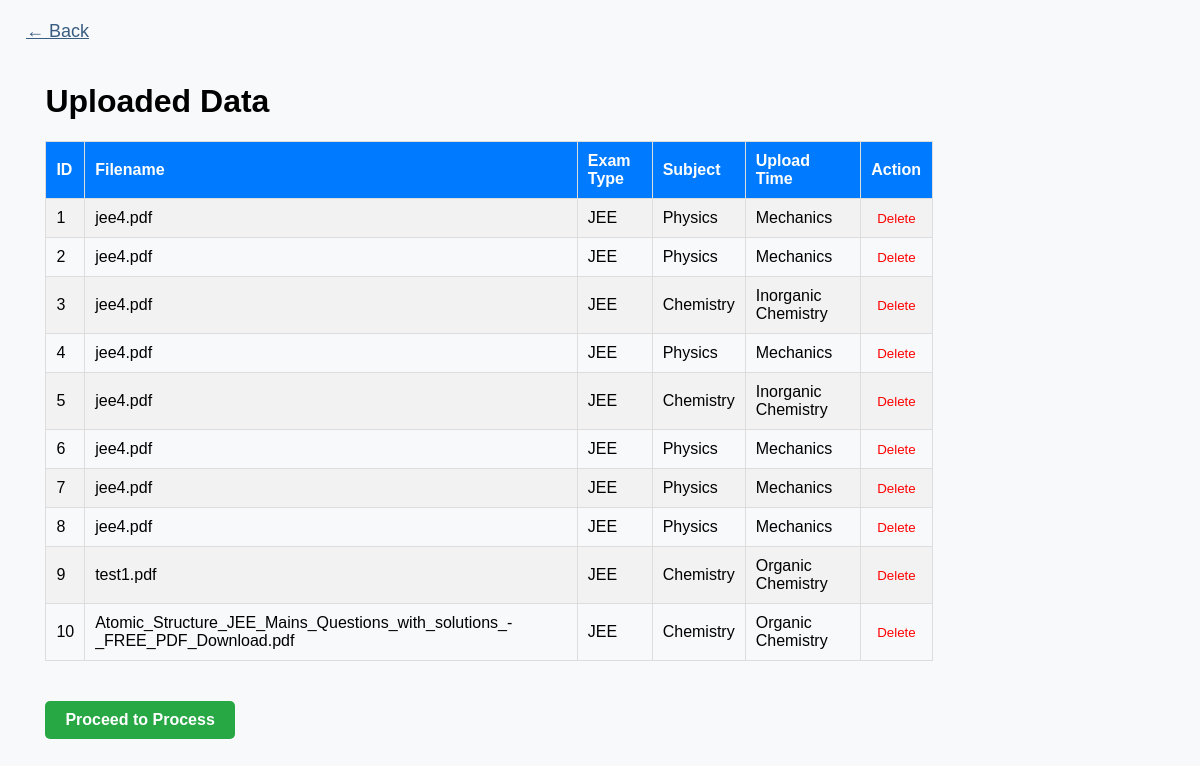
Page /view_data on the committed database.
### tables this page shows
CREATE TABLE pdfs (
            id INTEGER PRIMARY KEY AUTOINCREMENT,
            filename TEXT NOT NULL,
            exam_type TEXT NOT NULL,
            subject TEXT NOT NULL,
            topic_tags TEXT,
            upload_time TIMESTAMP DEFAULT CURRENT_TIMESTAMP
        );

### app.py (the view)
@app.route('/view_data')
def view_data():
    with sqlite3.connect(DATABASE) as conn:
        cursor = conn.cursor()
        cursor.execute('SELECT * FROM pdfs')
        rows = cursor.fetchall()
    return render_template('view_data.html', rows=rows)

### templates/view_data.html (shortened to what this page needs)
<!DOCTYPE html>
<html lang="en">
<head>
</head>
<body>
    <button class="back-button" onclick="window.location.href='/'">&larr; Back</button>
    <div class="container">
        <div class="card">
            <h1>Uploaded Data</h1>
            <table>
                <tr>
                    <th>ID</th>
                    <th>Filename</th>
                    <th>Exam Type</th>
                    <th>Subject</th>
                    <th>Upload Time</th>
                    <th>Action</th>
                </tr>
                {% for row in rows %}
                <tr>
                    <td>{{ row[0] }}</td>
                    <td>{{ row[1] }}</td>
                    <td>{{ row[2] }}</td>
                    <td>{{ row[3] }}</td>
                    <td>{{ row[4] }}</td>
                    <td>
                        <form action="{{ url_for('delete_row', id=row[0]) }}" method="POST" onsubmit="return confirm('Are you sure you want to delete this row?');">
                            <button type="submit" class="delete-button">Delete</button>
                        </form>
                    </td>
                </tr>
                {% endfor %}
            </table>
            <form action="{{ url_for('process_pdf') }}" method="POST">
                <button type="submit" class="proceed-button" onclick="showLoading();">Proceed to Process</button>
            </form>
        </div>
    </div>
</body>
</html>

### templates/view_data.html (style rules this page uses)
body, html { margin: 0; padding: 0; box-sizing: border-box; font-family: Arial, sans-serif; background-color: #f8f9fa; }
body { display: flex; flex-direction: column; align-items: center; justify-content: center; min-height: 100vh; }
.back-button { position: absolute; top: 20px; left: 20px; background-color: transparent; color: #395c82; border: none; font-size: 18px; cursor: pointer; text-decoration: underline; }
table { width: 80%; border-collapse: collapse; margin: 20px 0; }
table th, table td { border: 1px solid #ddd; padding: 10px; text-align: left; }
table th { background-color: #007bff; color: white; position: sticky; top: 0; z-index: 1; }
table tr:nth-child(even) { background-color: #f2f2f2; }
.proceed-button { margin-top: 20px; padding: 10px 20px; font-size: 16px; font-weight: bold; color: #fff; background-color: #28a745; border: none; border-radius: 5px; cursor: pointer; text-align: center; transition: background-color 0.3s ease; }
.delete-button { color: red; border: none; background: none; cursor: pointer; }

### rows in the picture
pdfs: id "1", filename "jee4.pdf", exam_type "JEE", subject "Physics", topic_tags "Mechanics"
pdfs: id "2", filename "jee4.pdf", exam_type "JEE", subject "Physics", topic_tags "Mechanics"
pdfs: id "3", filename "jee4.pdf", exam_type "JEE", subject "Chemistry", topic_tags "Inorganic Chemistry"
pdfs: id "4", filename "jee4.pdf", exam_type "JEE", subject "Physics", topic_tags "Mechanics"
pdfs: id "5", filename "jee4.pdf", exam_type "JEE", subject "Chemistry", topic_tags "Inorganic Chemistry"
pdfs: id "6", filename "jee4.pdf", exam_type "JEE", subject "Physics", topic_tags "Mechanics"
pdfs: id "7", filename "jee4.pdf", exam_type "JEE", subject "Physics", topic_tags "Mechanics"
pdfs: id "8", filename "jee4.pdf", exam_type "JEE", subject "Physics", topic_tags "Mechanics"
pdfs: id "9", filename "test1.pdf", exam_type "JEE", subject "Chemistry", topic_tags "Organic Chemistry"
pdfs: id "10", filename "Atomic_Structure_JEE_Mains_Questions_with_solutions_-_FREE_PDF_Download.pdf", exam_type "JEE", subject "Chemistry", topic_tags "Organic Chemistry"
